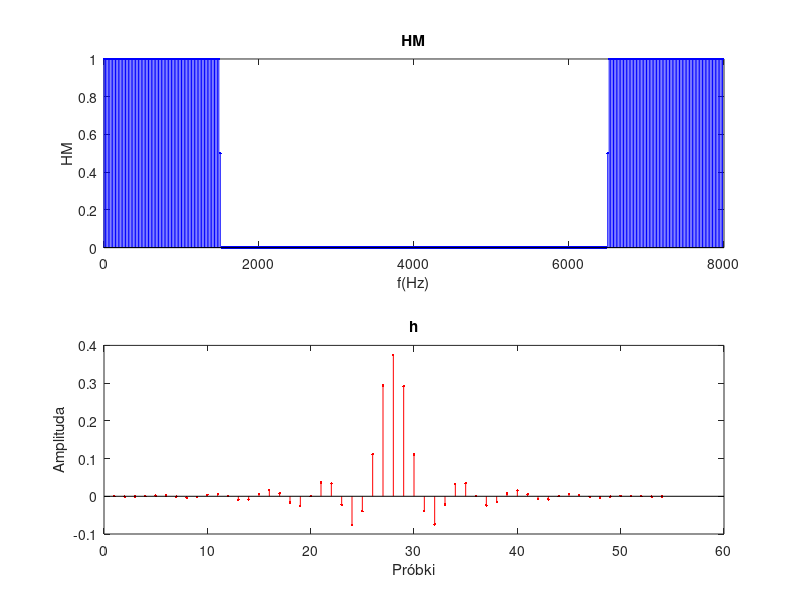
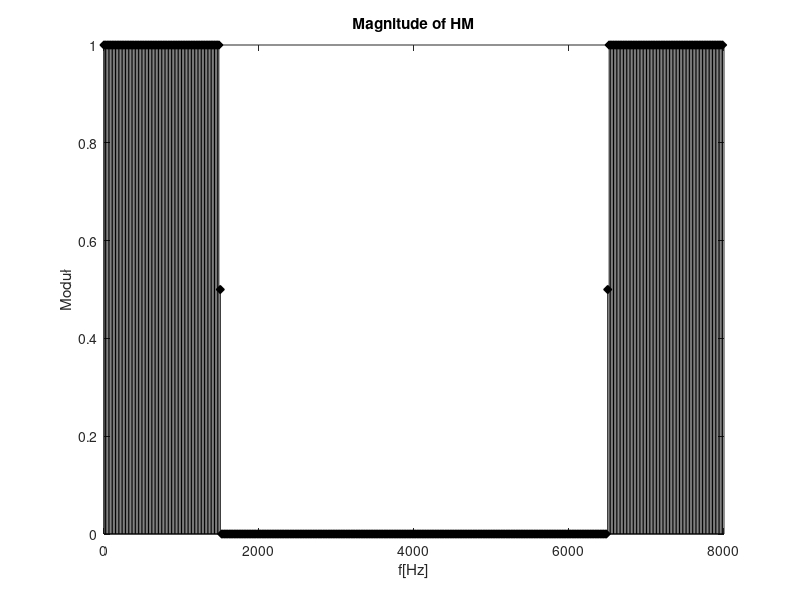
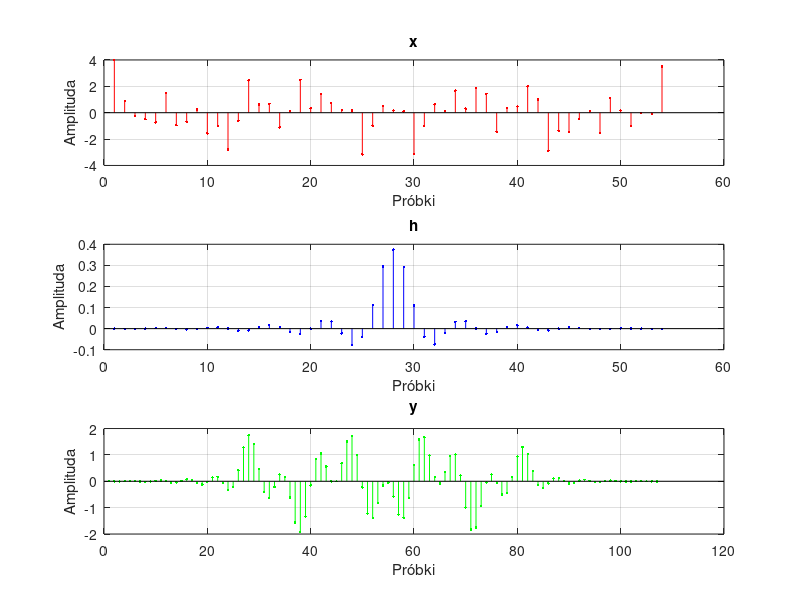
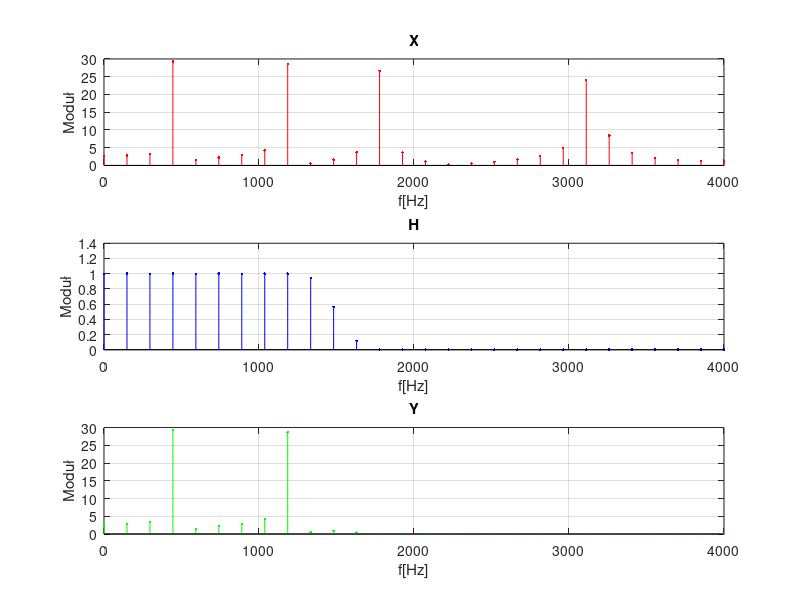

These charts were generated, in order, by the following MATLAB code: (Note: this script raises an error after producing the figures.)
clc; clear; close all;

fp = 1250; fr = 1750; fs = 8000; Rr = 50;
f0 = (fp+fr)/2;

% okno hamminga
a = 3.3;
%a = 5.6;

R = ceil(a*fs/(fr-fp));
K = R+1;

M = 8*K;
L = (M-2)/2;

Df = fs/M;
f = 0:Df:M*Df-Df;

o = floor(f0/Df);

HM = [1,ones(1,o-1),1/2,zeros(1,L-o),0,zeros(1,L-o),1/2,ones(1,o-1)];
hx = fftshift(ifft(HM));

%hx = hx(floor(K/2)+1:floor(K/2)+K);
hx = hx(floor(M/2)-floor(K/2)+1:floor(M/2)+floor(K/2));

h = hx(:).*hamming(K);
%h = hx(:).*blackman(K);

n = 0:R;

figure();
    subplot(2,1,1);
    stem(f,HM,"b.");
    title('HM');
    xlabel('f(Hz)');
    ylabel('HM');

subplot(2,1,2);
    stem(h,"r.");
    title('h');
    xlabel('Próbki');
    ylabel('Amplituda');

%fir_1;
[H2, F2] = freqz(h,1,K*200,fs);
%fir_4;

figure();
    stem(f,abs(HM),"kd","fill");
    title('Magnitude of HM');
    xlabel('f[Hz]');
    ylabel('Moduł');

mode = 1;
switch(mode)
    case 1
        fs=8000; Dt = 1/fs;
        tx = 0:Dt:K*Dt-Dt;
        xs = cos(2*pi*450*tx)+cos(2*pi*1200*tx)+cos(2*pi*1800*tx)+cos(2*pi*3150*tx);
    case 2
        fs=16000;Dt = 1/fs;
        tx = 0:Dt:K*Dt-Dt;
        xs = cos(2*pi*450*tx)+cos(2*pi*1200*tx)+cos(2*pi*1800*tx)+cos(2*pi*3150*tx);
    case 3
        fs=4000;Dt = 1/fs;
        tx = 0:Dt:K*Dt-Dt;
        xs = cos(2*pi*450*tx)+cos(2*pi*1200*tx)+cos(2*pi*1800*tx);
end

y = conv(h,xs);

figure();
subplot(3,1,1);
    stem(xs,"r.");hold on;grid on;
    title("x");
    xlabel('Próbki');
    ylabel('Amplituda');
subplot(3,1,2);
    stem(h,"b.");hold on;grid on;
    title("h");
    xlabel('Próbki');
    ylabel('Amplituda');
subplot(3,1,3);
    stem(y,"g.");hold on;grid on;
    title("y");
    xlabel('Próbki');
    ylabel('Amplituda');


Df = fs/K;
f = 0:Df:Df*K-Df;

H = fft(h);
X = fft(xs);
Y = X(:).*H;

figure();
    subplot(3,1,1);
        stem(f,abs(X),"r.");hold on;grid on;
        xlim([0,fs/2]);
        title("X");
        xlabel('f[Hz]');
        ylabel('Moduł');
    subplot(3,1,2);
        stem(f,abs(H),"b.");;hold on;grid on;
        xlim([0,fs/2]);
        title("H");
        xlabel('f[Hz]');
        ylabel('Moduł');
    subplot(3,1,3);
        stem(f,abs(Y),"g.");hold on;grid on;
        xlim([0,fs/2]);
        title("Y");
        xlabel('f[Hz]');
        ylabel('Moduł');

hGP = sinc(n-R/2-1/2) - h.';

HGP = fft(hGP);

figure();
    subplot(3,1,1);
        stem(n,h,"b.");hold on;grid on;
        title('h');
        xlabel('Próbki');
        ylabel('Amplituda');

    subplot(3,1,2);
        stem(n,hGP,"r.");hold on;grid on;
        title('hGP');
        xlabel('Próbki');
        ylabel('Amplituda');
    subplot(3,1,3);
        stem(f,abs(HGP),"r.");hold on;grid on;
        xlim([0,fs/2])
        title('FGP (Filtr górno przepustowy)');
        xlabel('f[Hz]');
        ylabel('Moduł');

fx = 2000;

hPP = 2*cos(2*pi*fx/fs.*(n-R/2-1/2)).*(h.');
HPP = fft(hPP);

figure();
    subplot(3,1,1);
        stem(n,h,"b.");hold on;grid on;
        title('h');
        xlabel('Próbki');
        ylabel('Amplituda');
    subplot(3,1,2);
        stem(n,hPP,"r.");hold on;grid on;
        title('hPP');
        xlabel('Próbki');
        ylabel('Amplituda');;
    subplot(3,1,3);
        stem(f,abs(HPP),"r.");hold on;grid on;
        xlim([0,fs/2])
        title('FPP (Filtr pasmowo przepustowy)');
        xlabel('f[Hz]');
        ylabel('Moduł');

hPZ = sinc(n-R/2-1/2) - hPP;

HPZ = fft(hPZ);

figure();
    subplot(3,1,1);
        stem(n,h,"b.");hold on;grid on;
        title('h');
        xlabel('Próbki');
        ylabel('Amplituda');
    subplot(3,1,2);
        stem(n,hPZ,"r.");hold on;grid on;
        title('hPZ');
        xlabel('Próbki');
        ylabel('Amplituda');
    subplot(3,1,3);
        stem(f,abs(HPZ),"r.");hold on;grid on; 
        xlim([0,fs/2])
        title('FPZ (Filtr pasmowo zaporowy)');
        xlabel('f[Hz]');
        ylabel('Moduł');






        %%%%%%%%%%%%%%%%%%%%%%%%%%%%%%%%%%%%%
        % Autor Jakub Ploskonka
% 09 06 2025
% zadanie 2
% metoda okien czasowych + DFT

% Tabela z wartociami:
%   'rectwin';     % prostokątne    21  1.1
%   'bartlett';    % Bartlett’a     26  3.1
%   'hann';        % von Hann’a     44  3.1
%   'hamming';     % Hamming’a      53  3.3
%   'blackman';    % Blackman’a     75  5.6
%   'parzenwin';   % Parzen’a       56  7.0
%   'flattopwin';  % flattop        115 9.7
%   'chebwin';     % Chebyszew      70  4.6

clc; clear; close all;

fp = 1350; 
fr = 1650; 
Rr = 47; 
fs = 8000;
f0 = (fp+fr)/2;
fir_1

a = 3.3;
R = ceil(a*fs/(fr-fp)); %R musi być większą bądź równą liczbą całkowitą dlatego zaokrąglamy w górę

K = R+1; % ilosc probek
n = 0 : R; 

% metoda DFT
M = 2* K;


L = (M - 2) / 2;
df = fs/M;
f = 0 : df: M * df - df;

o = floor(f0/df);

fm = fs/M;
Hm = zeros(1,M); 


for m = 1 : M/2
    if (m-1) * fm < f0
        Hm(m) = 1;
        Hm(M-m+1) = 1;
    else 
        Hm(m) = 0;
    end
end


H2s = fftshift(ifft(Hm));

H2o = H2s .* hamming(M)';

[H2 F2]=freqz(H2o, 1,2^10,fs);

fir_4


figure(3)
stem(n,H2s, LineWidth=2); grid on; hold on;
title('impulsowa odpowiedź  filtru');
xlabel('probki [n]'); % indeks próbkowania
ylabel('Amplituda h[n]');
legend('h[n]');


figure(4)
subplot(2,1,1)
    plot(F2,(abs(H2)), 'r', LineWidth=2); grid on; hold on;
    xline(fp, LineWidth=1);
    xline(fr, LineWidth=1);
    xlabel("Frequency (Hz)");
    ylabel("Magnitude");
subplot(2,1,2)
    plot(F2,unwrap(angle(H2)), 'r', LineWidth=2); grid on; hold on;
    xlabel("Frequency (Hz)");
    ylabel("Phase");



%Metoda okien czasowych
n = 0 : R; % wektor probek indeksow czasowych
H1s = 2 * (f0/fs) .* sinc(2 * (f0/fs) * (n - (R/2) )); % impulsowa odpowiedź  filtru dolnoprzepustowego, wyznaczona metodą próbkowania funkcji sinc
H1o = H1s .* hamming(K)'; % odyfikację (przycięcie i wygładzenie) idealnej odpowiedzi impulsowej H1s za pomocą okna


% Wykresy
% [H2 F2] = freqz(H1o,1,2^10,fs);
% fir_4

% figure(3)
% stem(n,H1s, LineWidth=2); grid on; hold on;
% title('impulsowa odpowiedź  filtru');
% xlabel('probki [n]'); % indeks próbkowania
% ylabel('Amplituda h[n]');
% legend('h[n], R = 53');
% 
% 
% figure(4)
% subplot(2,1,1)
%     plot(F1,(abs(H1)), 'r', LineWidth=2); grid on; hold on;
%     xline(fp, LineWidth=1);
%     xline(fr, LineWidth=1);
%     xlabel("Frequency (Hz)");
%     ylabel("Magnitude");
% subplot(2,1,2)
%     plot(F1,unwrap(angle(H1)), 'r', LineWidth=2); grid on; hold on;
%     xlabel("Frequency (Hz)");
%     ylabel("Phase");
